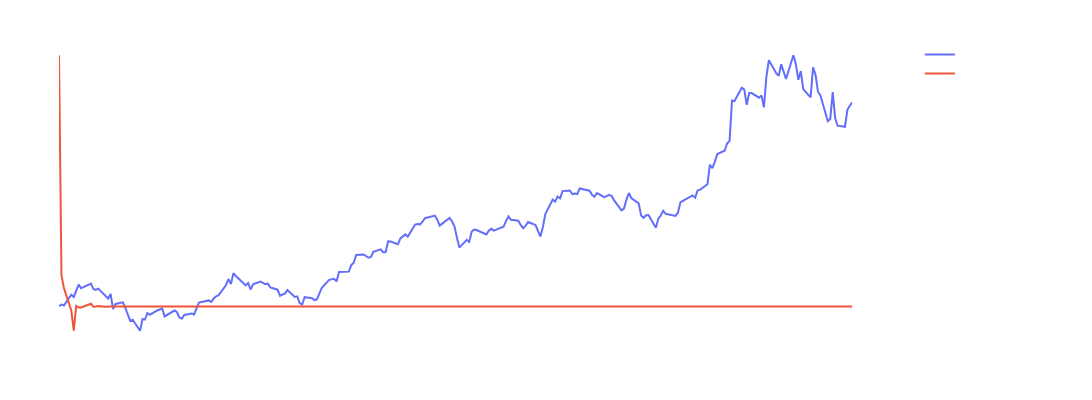

This figure's notebook cell:
### Code cell
holdOutViz(data[int(len(data)*0.7):]['date'], test_data, model_predictions)

### Figure 1 — Plotly figure (JSON) as saved in the notebook; plotly's stock layout.template omitted (floating-point values rounded to 4 significant figures; data arrays with more than 128 entries replaced by an {"elided": "..."} marker saying what was removed)
{"data": [{"name": "Price (Test Data)", "type": "scatter", "x": {"elided": "226 str values"}, "xaxis": "x", "y": {"elided": "226 float values"}, "yaxis": "y"}, {"name": "Price (Model Output)", "type": "scatter", "x": {"elided": "226 str values"}, "xaxis": "x", "y": {"elided": "365 float values"}, "yaxis": "y2"}], "layout": {"font": {"color": "white"}, "height": 400, "margin": {"b": 40, "l": 40, "r": 40, "t": 40}, "paper_bgcolor": "rgba(0,0,0,0)", "plot_bgcolor": "rgba(0,0,0,0)", "title": {"text": "Hold Out Period"}, "width": 1800, "xaxis": {"anchor": "y", "domain": [0, 0.94], "title": {"text": "Time"}}, "yaxis": {"anchor": "x", "domain": [0, 1], "title": {"text": "<b>Test</b> Price"}}, "yaxis2": {"anchor": "x", "overlaying": "y", "side": "right", "title": {"text": "<b>Model Output</b> Price"}}}}
